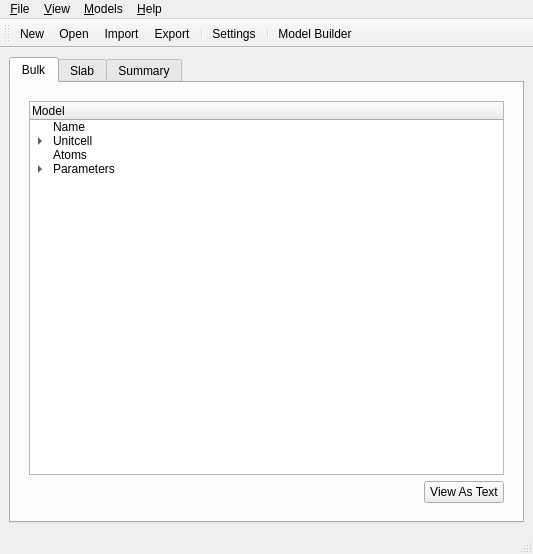
<?xml version="1.0" encoding="UTF-8"?>
<ui version="4.0">
 <class>MainWindow</class>
 <widget class="QMainWindow" name="MainWindow">
  <property name="geometry">
   <rect>
    <x>0</x>
    <y>0</y>
    <width>533</width>
    <height>554</height>
   </rect>
  </property>
  <property name="windowTitle">
   <string>Phase Shifts</string>
  </property>
  <property name="windowIcon">
   <iconset resource="res/res.qrc">
    <normaloff>:/target_32x32.png</normaloff>:/target_32x32.png</iconset>
  </property>
  <widget class="QWidget" name="centralwidget">
   <layout class="QVBoxLayout" name="verticalLayout">
    <item>
     <widget class="QTabWidget" name="tabWidget">
      <property name="currentIndex">
       <number>0</number>
      </property>
      <widget class="QWidget" name="tab">
       <attribute name="title">
        <string>Bulk</string>
       </attribute>
       <layout class="QVBoxLayout" name="verticalLayout_12">
        <item>
         <widget class="QStackedWidget" name="stackedWidgetBulk">
          <property name="currentIndex">
           <number>0</number>
          </property>
          <widget class="QWidget" name="page_3">
           <layout class="QVBoxLayout" name="verticalLayout_9">
            <item>
             <layout class="QVBoxLayout" name="verticalLayout_4">
              <item>
               <widget class="QTreeWidget" name="treeWidgetBulk">
                <column>
                 <property name="text">
                  <string>Model</string>
                 </property>
                </column>
                <item>
                 <property name="text">
                  <string>Name</string>
                 </property>
                 <property name="toolTip">
                  <string>Change the name of this model</string>
                 </property>
                 <property name="statusTip">
                  <string/>
                 </property>
                 <property name="icon">
                  <iconset resource="res/res.qrc">
                   <normaloff>:/font_32x32.png</normaloff>:/font_32x32.png</iconset>
                 </property>
                </item>
                <item>
                 <property name="text">
                  <string>Unitcell</string>
                 </property>
                 <property name="toolTip">
                  <string>&lt;html&gt;&lt;head/&gt;&lt;body&gt;&lt;p&gt;Edit the basis vectors of the unit cell&lt;/p&gt;&lt;/body&gt;&lt;/html&gt;</string>
                 </property>
                 <property name="icon">
                  <iconset resource="res/res.qrc">
                   <normaloff>:/unitcell.svg</normaloff>:/unitcell.svg</iconset>
                 </property>
                 <item>
                  <property name="text">
                   <string>a1</string>
                  </property>
                  <property name="toolTip">
                   <string>&lt;html&gt;&lt;head/&gt;&lt;body&gt;&lt;p&gt;Edit basis vector a&lt;span style=&quot; vertical-align:sub;&quot;&gt;1&lt;/span&gt;&lt;/p&gt;&lt;/body&gt;&lt;/html&gt;</string>
                  </property>
                  <property name="icon">
                   <iconset resource="res/res.qrc">
                    <normaloff>:/a1.svg</normaloff>:/a1.svg</iconset>
                  </property>
                 </item>
                 <item>
                  <property name="text">
                   <string>a2</string>
                  </property>
                  <property name="toolTip">
                   <string>&lt;html&gt;&lt;head/&gt;&lt;body&gt;&lt;p&gt;Edit basis vector a&lt;span style=&quot; vertical-align:sub;&quot;&gt;2&lt;/span&gt;&lt;/p&gt;&lt;/body&gt;&lt;/html&gt;</string>
                  </property>
                  <property name="icon">
                   <iconset resource="res/res.qrc">
                    <normaloff>:/a2.svg</normaloff>:/a2.svg</iconset>
                  </property>
                 </item>
                 <item>
                  <property name="text">
                   <string>a3</string>
                  </property>
                  <property name="toolTip">
                   <string>&lt;html&gt;&lt;head/&gt;&lt;body&gt;&lt;p&gt;Edit basis vector a&lt;span style=&quot; vertical-align:sub;&quot;&gt;3&lt;/span&gt;&lt;/p&gt;&lt;/body&gt;&lt;/html&gt;</string>
                  </property>
                  <property name="icon">
                   <iconset resource="res/res.qrc">
                    <normaloff>:/a3.svg</normaloff>:/a3.svg</iconset>
                  </property>
                 </item>
                </item>
                <item>
                 <property name="text">
                  <string>Atoms</string>
                 </property>
                 <property name="toolTip">
                  <string>Edit atoms in model</string>
                 </property>
                 <property name="icon">
                  <iconset resource="res/res.qrc">
                   <normaloff>:/atoms.svg</normaloff>:/atoms.svg</iconset>
                 </property>
                </item>
                <item>
                 <property name="text">
                  <string>Parameters</string>
                 </property>
                 <property name="toolTip">
                  <string>Edit muffin-tin potential calculation parameters</string>
                 </property>
                 <property name="icon">
                  <iconset>
                   <normaloff>:/cog_32x32.png</normaloff>:/cog_32x32.png</iconset>
                 </property>
                 <item>
                  <property name="text">
                   <string>Output</string>
                  </property>
                  <property name="icon">
                   <iconset>
                    <normaloff>:/question_32x32.png</normaloff>:/question_32x32.png</iconset>
                  </property>
                 </item>
                 <item>
                  <property name="text">
                   <string>Exchange</string>
                  </property>
                  <property name="icon">
                   <iconset resource="res/res.qrc">
                    <normaloff>:/convert_32x24.png</normaloff>:/convert_32x24.png</iconset>
                  </property>
                 </item>
                 <item>
                  <property name="text">
                   <string>nh</string>
                  </property>
                 </item>
                </item>
               </widget>
              </item>
              <item>
               <layout class="QHBoxLayout" name="horizontalLayout_3">
                <item>
                 <spacer name="horizontalSpacer_3">
                  <property name="orientation">
                   <enum>Qt::Horizontal</enum>
                  </property>
                  <property name="sizeHint" stdset="0">
                   <size>
                    <width>40</width>
                    <height>20</height>
                   </size>
                  </property>
                 </spacer>
                </item>
                <item>
                 <widget class="QPushButton" name="pushBulkToText">
                  <property name="text">
                   <string>View As Text</string>
                  </property>
                 </widget>
                </item>
               </layout>
              </item>
             </layout>
            </item>
           </layout>
          </widget>
          <widget class="QWidget" name="page_4">
           <layout class="QVBoxLayout" name="verticalLayout_10">
            <item>
             <layout class="QVBoxLayout" name="verticalLayout_11">
              <item>
               <widget class="QPlainTextEdit" name="plainTextBulk"/>
              </item>
             </layout>
            </item>
            <item>
             <layout class="QHBoxLayout" name="horizontalLayout_4">
              <item>
               <spacer name="horizontalSpacer_4">
                <property name="orientation">
                 <enum>Qt::Horizontal</enum>
                </property>
                <property name="sizeHint" stdset="0">
                 <size>
                  <width>40</width>
                  <height>20</height>
                 </size>
                </property>
               </spacer>
              </item>
              <item>
               <widget class="QPushButton" name="pushBulkToTree">
                <property name="text">
                 <string>Tree View</string>
                </property>
               </widget>
              </item>
             </layout>
            </item>
           </layout>
          </widget>
         </widget>
        </item>
       </layout>
      </widget>
      <widget class="QWidget" name="tab_2">
       <attribute name="title">
        <string>Slab</string>
       </attribute>
       <layout class="QVBoxLayout" name="verticalLayout_8">
        <item>
         <widget class="QStackedWidget" name="stackedWidgetSlab">
          <property name="currentIndex">
           <number>0</number>
          </property>
          <widget class="QWidget" name="page">
           <layout class="QVBoxLayout" name="verticalLayout_5">
            <item>
             <layout class="QVBoxLayout" name="verticalLayout_3">
              <item>
               <widget class="QTreeWidget" name="treeWidgetSlab">
                <column>
                 <property name="text">
                  <string>Model</string>
                 </property>
                </column>
                <item>
                 <property name="text">
                  <string>Name</string>
                 </property>
                 <property name="toolTip">
                  <string>Change the name of this model</string>
                 </property>
                 <property name="statusTip">
                  <string/>
                 </property>
                 <property name="icon">
                  <iconset resource="res/res.qrc">
                   <normaloff>:/font_32x32.png</normaloff>:/font_32x32.png</iconset>
                 </property>
                </item>
                <item>
                 <property name="text">
                  <string>Unitcell</string>
                 </property>
                 <property name="toolTip">
                  <string>&lt;html&gt;&lt;head/&gt;&lt;body&gt;&lt;p&gt;Edit the basis vectors of the unit cell&lt;/p&gt;&lt;/body&gt;&lt;/html&gt;</string>
                 </property>
                 <property name="icon">
                  <iconset resource="res/res.qrc">
                   <normaloff>:/unitcell.svg</normaloff>:/unitcell.svg</iconset>
                 </property>
                 <item>
                  <property name="text">
                   <string>a1</string>
                  </property>
                  <property name="toolTip">
                   <string>&lt;html&gt;&lt;head/&gt;&lt;body&gt;&lt;p&gt;Edit basis vector a&lt;span style=&quot; vertical-align:sub;&quot;&gt;1&lt;/span&gt;&lt;/p&gt;&lt;/body&gt;&lt;/html&gt;</string>
                  </property>
                  <property name="icon">
                   <iconset resource="res/res.qrc">
                    <normaloff>:/a1.svg</normaloff>:/a1.svg</iconset>
                  </property>
                 </item>
                 <item>
                  <property name="text">
                   <string>a2</string>
                  </property>
                  <property name="toolTip">
                   <string>&lt;html&gt;&lt;head/&gt;&lt;body&gt;&lt;p&gt;Edit basis vector a&lt;span style=&quot; vertical-align:sub;&quot;&gt;2&lt;/span&gt;&lt;/p&gt;&lt;/body&gt;&lt;/html&gt;</string>
                  </property>
                  <property name="icon">
                   <iconset resource="res/res.qrc">
                    <normaloff>:/a2.svg</normaloff>:/a2.svg</iconset>
                  </property>
                 </item>
                 <item>
                  <property name="text">
                   <string>a3</string>
                  </property>
                  <property name="toolTip">
                   <string>&lt;html&gt;&lt;head/&gt;&lt;body&gt;&lt;p&gt;Edit basis vector a&lt;span style=&quot; vertical-align:sub;&quot;&gt;3&lt;/span&gt;&lt;/p&gt;&lt;/body&gt;&lt;/html&gt;</string>
                  </property>
                  <property name="icon">
                   <iconset resource="res/res.qrc">
                    <normaloff>:/a3.svg</normaloff>:/a3.svg</iconset>
                  </property>
                 </item>
                </item>
                <item>
                 <property name="text">
                  <string>Atoms</string>
                 </property>
                 <property name="toolTip">
                  <string>Edit atoms in model</string>
                 </property>
                 <property name="icon">
                  <iconset resource="res/res.qrc">
                   <normaloff>:/atoms.svg</normaloff>:/atoms.svg</iconset>
                 </property>
                </item>
                <item>
                 <property name="text">
                  <string>Parameters</string>
                 </property>
                 <property name="toolTip">
                  <string>Edit muffin-tin potential calculation parameters</string>
                 </property>
                 <property name="icon">
                  <iconset>
                   <normaloff>:/cog_32x32.png</normaloff>:/cog_32x32.png</iconset>
                 </property>
                 <item>
                  <property name="text">
                   <string>Output</string>
                  </property>
                  <property name="icon">
                   <iconset>
                    <normaloff>:/question_32x32.png</normaloff>:/question_32x32.png</iconset>
                  </property>
                 </item>
                 <item>
                  <property name="text">
                   <string>Exchange</string>
                  </property>
                  <property name="icon">
                   <iconset resource="res/res.qrc">
                    <normaloff>:/convert_32x24.png</normaloff>:/convert_32x24.png</iconset>
                  </property>
                 </item>
                 <item>
                  <property name="text">
                   <string>nh</string>
                  </property>
                 </item>
                </item>
               </widget>
              </item>
              <item>
               <layout class="QHBoxLayout" name="horizontalLayout">
                <item>
                 <spacer name="horizontalSpacer">
                  <property name="orientation">
                   <enum>Qt::Horizontal</enum>
                  </property>
                  <property name="sizeHint" stdset="0">
                   <size>
                    <width>40</width>
                    <height>20</height>
                   </size>
                  </property>
                 </spacer>
                </item>
                <item>
                 <widget class="QPushButton" name="pushSlabToText">
                  <property name="text">
                   <string>View As Text</string>
                  </property>
                 </widget>
                </item>
               </layout>
              </item>
             </layout>
            </item>
           </layout>
          </widget>
          <widget class="QWidget" name="page_2">
           <layout class="QVBoxLayout" name="verticalLayout_7">
            <item>
             <layout class="QVBoxLayout" name="verticalLayout_6">
              <item>
               <widget class="QPlainTextEdit" name="plainTextSlab"/>
              </item>
             </layout>
            </item>
            <item>
             <layout class="QHBoxLayout" name="horizontalLayout_2">
              <item>
               <spacer name="horizontalSpacer_2">
                <property name="orientation">
                 <enum>Qt::Horizontal</enum>
                </property>
                <property name="sizeHint" stdset="0">
                 <size>
                  <width>40</width>
                  <height>20</height>
                 </size>
                </property>
               </spacer>
              </item>
              <item>
               <widget class="QPushButton" name="pushSlabToTree">
                <property name="text">
                 <string>Tree View</string>
                </property>
               </widget>
              </item>
             </layout>
            </item>
           </layout>
          </widget>
         </widget>
        </item>
       </layout>
      </widget>
      <widget class="QWidget" name="tab_3">
       <attribute name="title">
        <string>Summary</string>
       </attribute>
       <layout class="QVBoxLayout" name="verticalLayout_2"/>
      </widget>
     </widget>
    </item>
   </layout>
  </widget>
  <widget class="QMenuBar" name="menubar">
   <property name="geometry">
    <rect>
     <x>0</x>
     <y>0</y>
     <width>533</width>
     <height>21</height>
    </rect>
   </property>
   <widget class="QMenu" name="menuFile">
    <property name="title">
     <string>&amp;File</string>
    </property>
    <addaction name="actionNew"/>
    <addaction name="actionOpen"/>
    <addaction name="actionRecent"/>
    <addaction name="separator"/>
    <addaction name="actionImport"/>
    <addaction name="actionExport"/>
    <addaction name="separator"/>
    <addaction name="actionSettings"/>
    <addaction name="separator"/>
    <addaction name="actionQuit"/>
   </widget>
   <widget class="QMenu" name="menu_Help">
    <property name="title">
     <string>&amp;Help</string>
    </property>
    <addaction name="actionHelp"/>
    <addaction name="separator"/>
    <addaction name="actionAbout"/>
    <addaction name="actionAboutQt"/>
    <addaction name="actionContact"/>
    <addaction name="actionUpdate"/>
   </widget>
   <widget class="QMenu" name="menu_Models">
    <property name="title">
     <string>&amp;Models</string>
    </property>
    <addaction name="actionModelBuilder"/>
    <addaction name="separator"/>
    <addaction name="actionBulk"/>
    <addaction name="actionSlab"/>
   </widget>
   <widget class="QMenu" name="menuView">
    <property name="title">
     <string>&amp;View</string>
    </property>
    <widget class="QMenu" name="menuToolbars">
     <property name="title">
      <string>Toolbars</string>
     </property>
     <addaction name="actionModel_Editor"/>
     <addaction name="actionView"/>
    </widget>
    <addaction name="menuToolbars"/>
    <addaction name="separator"/>
    <addaction name="actionTreeView"/>
    <addaction name="actionTextView"/>
   </widget>
   <addaction name="menuFile"/>
   <addaction name="menuView"/>
   <addaction name="menu_Models"/>
   <addaction name="menu_Help"/>
  </widget>
  <widget class="QStatusBar" name="statusbar"/>
  <widget class="QToolBar" name="toolBar">
   <property name="windowTitle">
    <string>toolBar</string>
   </property>
   <attribute name="toolBarArea">
    <enum>TopToolBarArea</enum>
   </attribute>
   <attribute name="toolBarBreak">
    <bool>false</bool>
   </attribute>
   <addaction name="actionNew"/>
   <addaction name="actionOpen"/>
   <addaction name="actionImport"/>
   <addaction name="actionExport"/>
   <addaction name="separator"/>
   <addaction name="actionSettings"/>
   <addaction name="separator"/>
   <addaction name="actionModelBuilder"/>
  </widget>
  <action name="actionAbout">
   <property name="icon">
    <iconset>
     <normaloff>:/question_32x32.png</normaloff>:/question_32x32.png</iconset>
   </property>
   <property name="text">
    <string>&amp;About...</string>
   </property>
  </action>
  <action name="actionAboutQt">
   <property name="icon">
    <iconset resource="res/res.qrc">
     <normaloff>:/qt.svg</normaloff>:/qt.svg</iconset>
   </property>
   <property name="text">
    <string>About &amp;Qt</string>
   </property>
  </action>
  <action name="actionAbout_Python">
   <property name="icon">
    <iconset resource="res/res.qrc">
     <normaloff>:/info.svg</normaloff>:/info.svg</iconset>
   </property>
   <property name="text">
    <string>About Python</string>
   </property>
  </action>
  <action name="actionNew">
   <property name="icon">
    <iconset resource="res/res.qrc">
     <normaloff>:/document_alt_stroke.svg</normaloff>:/document_alt_stroke.svg</iconset>
   </property>
   <property name="text">
    <string>&amp;New...</string>
   </property>
   <property name="shortcut">
    <string>Ctrl+N</string>
   </property>
  </action>
  <action name="actionOpen">
   <property name="icon">
    <iconset resource="res/res.qrc">
     <normaloff>:/folder_fill.svg</normaloff>:/folder_fill.svg</iconset>
   </property>
   <property name="text">
    <string>&amp;Open...</string>
   </property>
   <property name="shortcut">
    <string>Ctrl+O</string>
   </property>
  </action>
  <action name="actionQuit">
   <property name="icon">
    <iconset resource="res/res.qrc">
     <normaloff>:/exit_32x32.png</normaloff>:/exit_32x32.png</iconset>
   </property>
   <property name="text">
    <string>Quit</string>
   </property>
   <property name="shortcut">
    <string>Ctrl+Q</string>
   </property>
  </action>
  <action name="actionHelp">
   <property name="icon">
    <iconset resource="res/res.qrc">
     <normaloff>:/question.svg</normaloff>:/question.svg</iconset>
   </property>
   <property name="text">
    <string>&amp;Help...</string>
   </property>
   <property name="shortcut">
    <string>F1</string>
   </property>
  </action>
  <action name="actionSettings">
   <property name="icon">
    <iconset resource="res/res.qrc">
     <normaloff>:/cog.svg</normaloff>:/cog.svg</iconset>
   </property>
   <property name="text">
    <string>&amp;Settings</string>
   </property>
  </action>
  <action name="actionContact">
   <property name="icon">
    <iconset resource="res/res.qrc">
     <normaloff>:/mail.svg</normaloff>:/mail.svg</iconset>
   </property>
   <property name="text">
    <string>&amp;Contact us</string>
   </property>
  </action>
  <action name="actionBulk">
   <property name="icon">
    <iconset resource="res/res.qrc">
     <normaloff>:/square_32x32.png</normaloff>:/square_32x32.png</iconset>
   </property>
   <property name="text">
    <string>&amp;Bulk</string>
   </property>
  </action>
  <action name="actionSlab">
   <property name="icon">
    <iconset resource="res/res.qrc">
     <normaloff>:/layers_32x28.png</normaloff>:/layers_32x28.png</iconset>
   </property>
   <property name="text">
    <string>&amp;Slab</string>
   </property>
  </action>
  <action name="actionUpdate">
   <property name="icon">
    <iconset resource="res/res.qrc">
     <normaloff>:/box.svg</normaloff>:/box.svg</iconset>
   </property>
   <property name="text">
    <string>&amp;Update</string>
   </property>
  </action>
  <action name="actionModelBuilder">
   <property name="icon">
    <iconset resource="res/res.qrc">
     <normaloff>:/blocks.svg</normaloff>:/blocks.svg</iconset>
   </property>
   <property name="text">
    <string>&amp;Model Builder</string>
   </property>
  </action>
  <action name="actionModel_Editor">
   <property name="icon">
    <iconset resource="res/res.qrc">
     <normaloff>:/pencil_32x32.png</normaloff>:/pencil_32x32.png</iconset>
   </property>
   <property name="text">
    <string>Modeling</string>
   </property>
  </action>
  <action name="actionView">
   <property name="icon">
    <iconset resource="res/res.qrc">
     <normaloff>:/eye.svg</normaloff>:/eye.svg</iconset>
   </property>
   <property name="text">
    <string>View</string>
   </property>
  </action>
  <action name="actionImport">
   <property name="icon">
    <iconset resource="res/res.qrc">
     <normaloff>:/import.svg</normaloff>:/import.svg</iconset>
   </property>
   <property name="text">
    <string>Import...</string>
   </property>
   <property name="shortcut">
    <string>Ctrl+I</string>
   </property>
  </action>
  <action name="actionExport">
   <property name="icon">
    <iconset resource="res/res.qrc">
     <normaloff>:/export.svg</normaloff>:/export.svg</iconset>
   </property>
   <property name="text">
    <string>Export...</string>
   </property>
   <property name="shortcut">
    <string>Ctrl+E</string>
   </property>
  </action>
  <action name="actionRecent">
   <property name="icon">
    <iconset resource="res/res.qrc">
     <normaloff>:/clock.svg</normaloff>:/clock.svg</iconset>
   </property>
   <property name="text">
    <string>Recent</string>
   </property>
  </action>
  <action name="actionTreeView">
   <property name="checkable">
    <bool>true</bool>
   </property>
   <property name="icon">
    <iconset resource="res/res.qrc">
     <normaloff>:/list_nested.svg</normaloff>:/list_nested.svg</iconset>
   </property>
   <property name="text">
    <string>&amp;Tree View</string>
   </property>
   <property name="toolTip">
    <string>View models as tree layouts</string>
   </property>
   <property name="shortcut">
    <string>Ctrl+T</string>
   </property>
  </action>
  <action name="actionTextView">
   <property name="checkable">
    <bool>true</bool>
   </property>
   <property name="icon">
    <iconset resource="res/res.qrc">
     <normaloff>:/article.svg</normaloff>:/article.svg</iconset>
   </property>
   <property name="text">
    <string>Te&amp;xt View</string>
   </property>
   <property name="toolTip">
    <string>View models as simple text</string>
   </property>
   <property name="shortcut">
    <string>Ctrl+Shift+T</string>
   </property>
  </action>
 </widget>
 <resources>
  <include location="res/res.qrc"/>
 </resources>
 <connections>
  <connection>
   <sender>actionQuit</sender>
   <signal>triggered()</signal>
   <receiver>MainWindow</receiver>
   <slot>close()</slot>
   <hints>
    <hint type="sourcelabel">
     <x>-1</x>
     <y>-1</y>
    </hint>
    <hint type="destinationlabel">
     <x>399</x>
     <y>299</y>
    </hint>
   </hints>
  </connection>
 </connections>
</ui>
